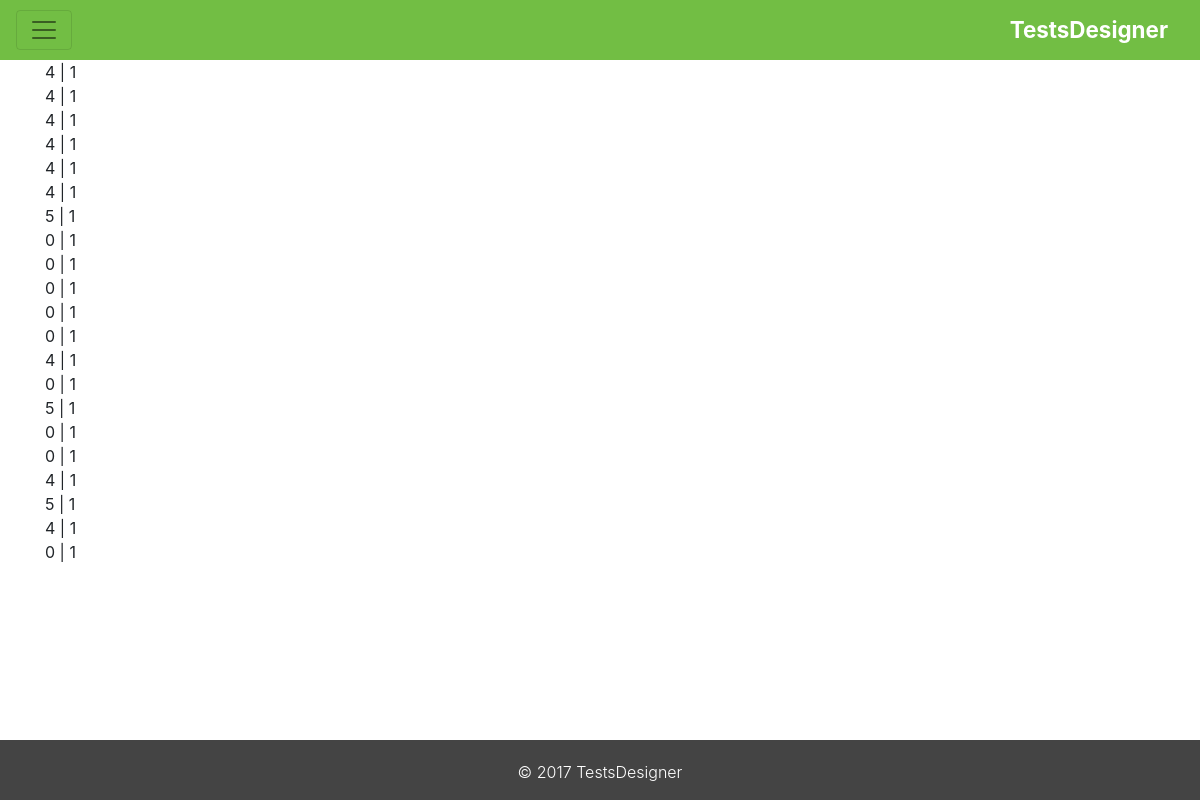
The app's page /result/First test (signed in) with its own data.
### model.py (models this page shows)
class History(Model):
    test = IntegerField()
    questions = IntegerField()
    answer = IntegerField()
    user = IntegerField()
    class Meta:
        database = db

### application.py (the view)
@app.route('/result/<test>', methods=["GET", "POST"])
def result(test):
	test = Test.get(Test.name == test)
	history = History.select().where(History.test == test.id, History.user == session["user_id"] )
	return render_template('result.html', test=test , history=history)

### templates/result.html
{% extends "layout.html" %} {% block title%} | {{test}} result {% endblock %} {% block content %}
<div class="container">
    {% for h in history %} {{h.answer}} | {{h.test}}
    <br> {% endfor %}
</div>
{{c}} {% endblock %}

### records on screen
History: answer "4", test "1"
History: answer "4", test "1"
History: answer "4", test "1"
History: answer "4", test "1"
History: answer "4", test "1"
History: answer "4", test "1"
History: answer "5", test "1"
History: answer "0", test "1"
History: answer "0", test "1"
History: answer "0", test "1"
History: answer "0", test "1"
History: answer "0", test "1"
History: answer "4", test "1"
History: answer "0", test "1"
History: answer "5", test "1"
History: answer "0", test "1"
History: answer "0", test "1"
History: answer "4", test "1"
History: answer "5", test "1"
History: answer "4", test "1"
History: answer "0", test "1"
